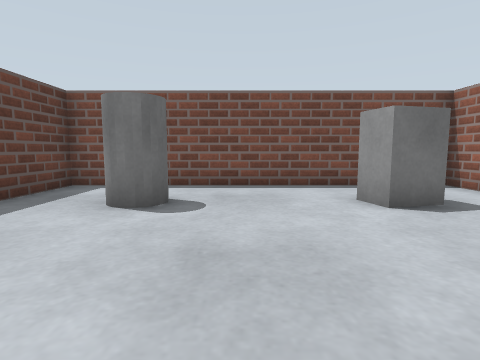
[1] (above)

16 first-person views from a walk through a robot-simulator world made for Gazebo. The camera is 0.46 m above the floor, tilts 6° down and sees 80° across. The floor is counted in squares, 0.5 m on a side. Each view is taken from the middle of a square. On the plan, view 1 faces up. The plan holds only what a view shows up to about 11 squares ahead; the rest is blank. The place goes on beyond the plan.

[2]
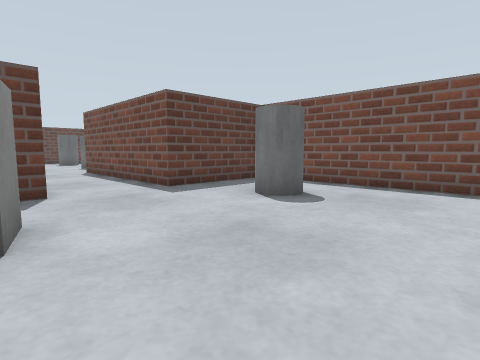

[3]
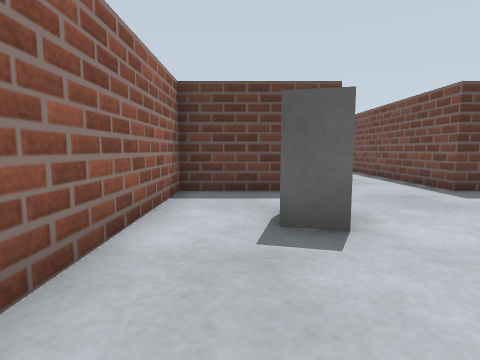

[4]
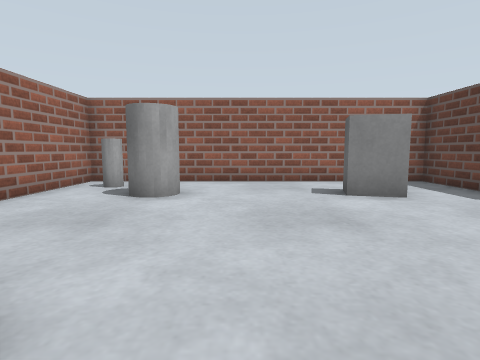

[5]
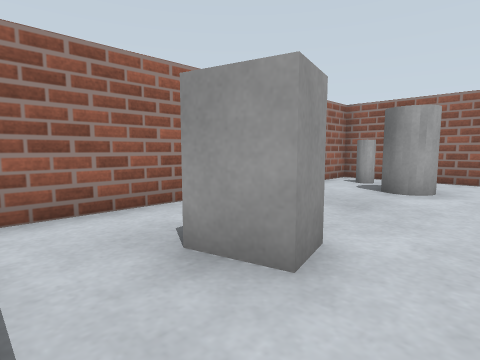

[6]
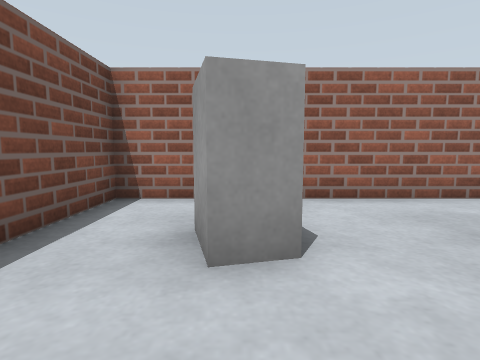

[7]
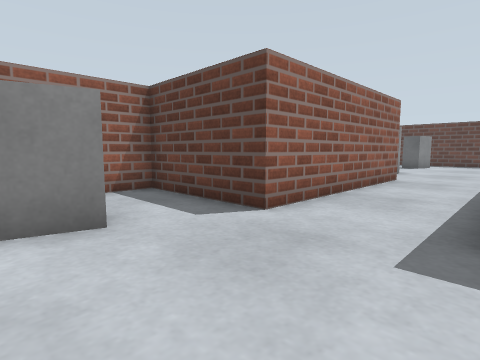

[8]
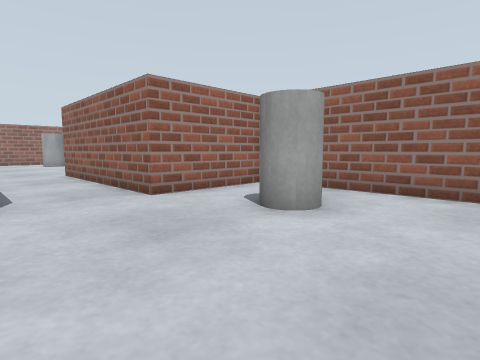

[9]
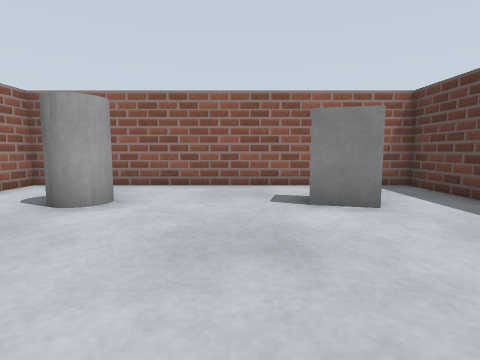

[10]
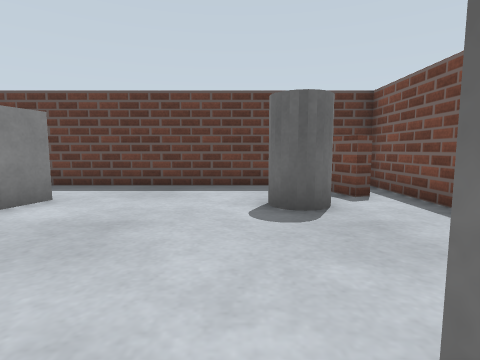

[11]
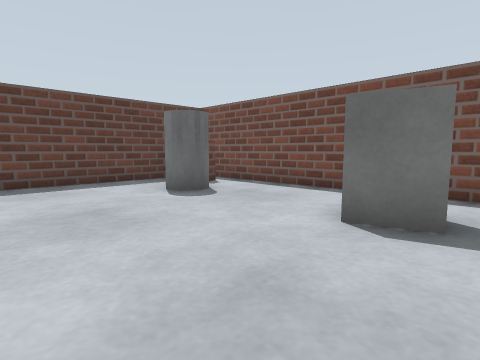

[12]
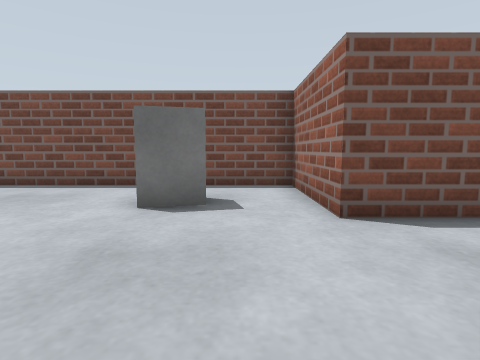

[13]
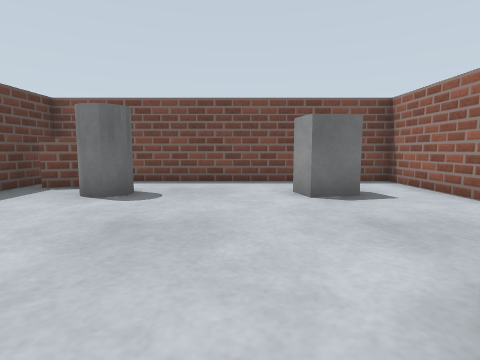

[14]
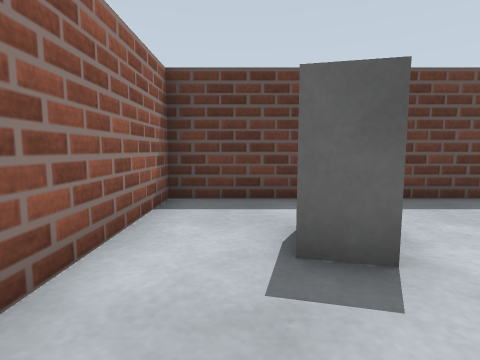

[15]
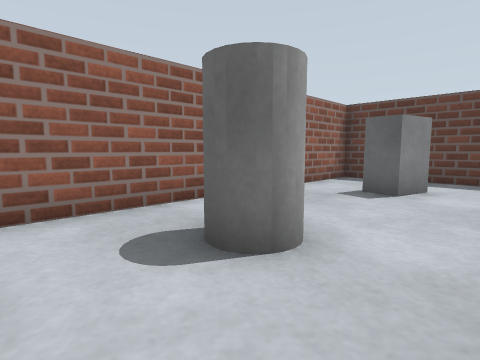

[16]
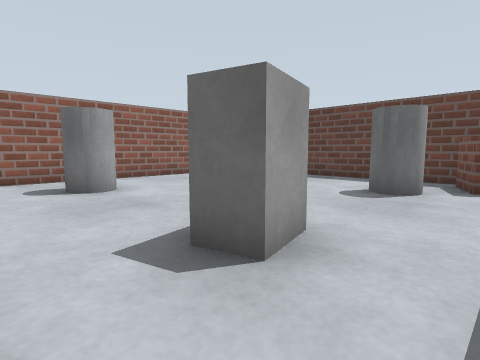

### Floor plan
Ten units are one square. View 1 is at (0, 0); x grows to the right and y downward. Boxes are objects, and circles mark ways between rooms. Rooms are numbered by the first view taken in them; rooms with no view inside come last. Other rooms are left out.
<svg viewBox="-208 -79 266 107">
<path fill="none" stroke="#000" d="M-106 -12 -43 -12 -43 23 53 23 53 -74 -43 -74 -43 -38 -106 -38M-106 -38 -106 -74 -203 -74 -203 23 -106 23 -106 -12M-187 -66 -185 -63 -198 -58"/>
<rect x="-25" y="-5" width="20" height="10" fill="#bbb"><title>grey box</title></rect>
<rect x="-25" y="-55" width="10" height="10" fill="#bbb"><title>grey cylinder</title></rect>
<rect x="15" y="-55" width="20" height="10" fill="#bbb"><title>grey box</title></rect>
<rect x="25" y="-5" width="10" height="10" fill="#bbb"><title>grey cylinder</title></rect>
<rect x="35" y="5" width="10" height="10" fill="#bbb"><title>grey cylinder</title></rect>
<rect x="-185" y="-5" width="20" height="10" fill="#bbb"><title>grey box</title></rect>
<rect x="-185" y="-55" width="10" height="10" fill="#bbb"><title>grey cylinder</title></rect>
<rect x="-145" y="-55" width="20" height="10" fill="#bbb"><title>grey box</title></rect>
<rect x="-135" y="-5" width="10" height="10" fill="#bbb"><title>grey cylinder</title></rect>
<circle cx="-100" cy="-25" r="3" fill="#2a7"/>
<text x="0" y="-30">1</text>
<text x="-150" y="-20">2</text>
</svg>
Room 1 opens to room 2.

Where each view was taken, in squares from view 1:
view 1: 0 up, 0 right, facing up
view 2: 0 up, 2 right, facing up-left
view 3: 1 down, 2 right, facing left
view 4: 6 up, 1 right, facing down
view 5: 7 up, 1 right, facing down-right
view 6: 5 up, 0 right, facing right
view 7: 4 up, 1 left, facing down-left
view 8: 4 up, 16 left, facing down-right
view 9: 5 up, 16 left, facing down
view 10: 4 up, 13 left, facing left
view 11: 1 up, 12 left, facing up-left
view 12: 0 up, 12 left, facing up
view 13: 1 down, 15 left, facing up
view 14: 1 down, 15 left, facing left
view 15: 2 up, 11 left, facing down-left
view 16: 7 up, 11 left, facing down-left
